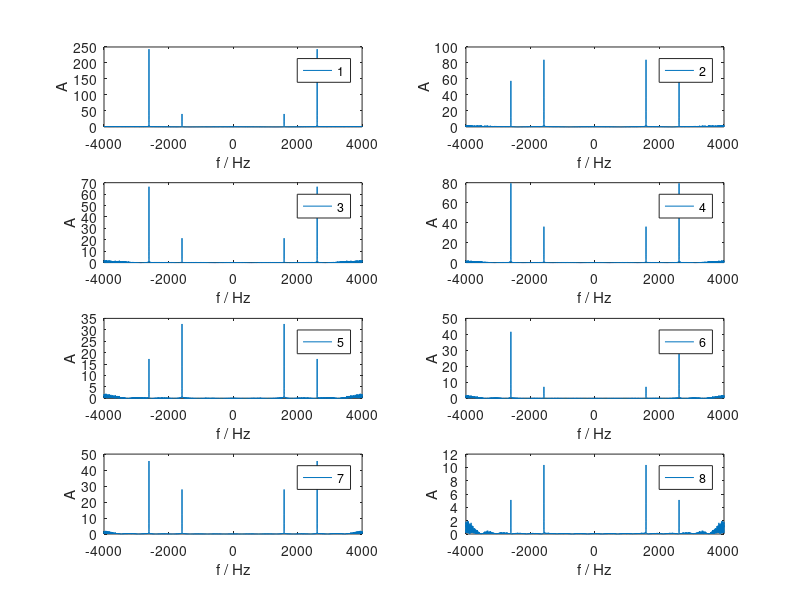

This figure's MATLAB source: (Note: this script raises an error after producing the figure.)
%% %%Anti-Aliasing%% %%

clear all
close all
clc

%% Implementing the filter
A = 0.1; % Amplitude
f1 = 697; % x1 frequency
f2 = 1209; % x2 frequency
fs = 8000; % Sampling frequency
t = [0 : 1/ fs: 2 ]; % [ start : step : end ]
ww = -pi: 0.0001: pi;

x1 = A*cos(2*pi*f1*t); % x1
x2 = A*cos(2*pi*f2*t); % x2
x = x1 + x2; % Sum of the sinusoids x

An = 0.01; % Amplitude
fs = 8000; % Sampling frequency

n = An .* randn(1, length(0 : 1/ fs: 2)); % n

s = x + n; % s

s2 = downsample(s,2); % s2
soundsc(s2, 8000);

y(1) = (s2(1) + s2(2))/ 2;
for i = 2: length(s2)-1
    y(i) = (s2(i-1)+s2(i)+s2(i+1))/3; % Moving Average filter
end

y(length(s2)) = (s2(length(s2)-1) + s2(length(s2)))/ 2;
soundsc(y, 8000);

%% Implementing another filter 
y = zeros(8,8001);
i = 1;
for k = 3: 2: 17
    y(i,:) = movmean(s2,k); % Moving Average filter
    h = fft(y(i,:));
    figure(1)
    subplot(4,2,i)
    plot(-4000:4000,abs(h));
    legend(num2str(i))
    xlabel('f / Hz')
    ylabel('A')
    i = i + 1;
end
sgtitle('Magnitude of the FFT when using different d')

soundsc(y(8,:), 8000);

%% Decimation again
s4 = downsample(s,4);
soundsc(s4, 8000);

S = fft(s); % Compute DFT of s
ms = abs(S); % Magnitude
fss = 0:fs/(length(s)-1):fs; % Frequency vector

S4 = fft(s4); % Compute DFT of y
ms4 = abs(S4); % Magnitude
fs4 = 0:fs/(length(s4)-1):fs; % Frequency vector
figure(2)
plot(fs4 - fs/2,fftshift(ms4)); % Shift the spectrum to origin
hold on
plot(fss - fs/2,fftshift(ms)); % Shift the spectrum to origin
title("Magnitude of the FFT of s4 and s")
legend('s4','s')
xlabel('f / Hz')
ylabel('A')
figure(2)

